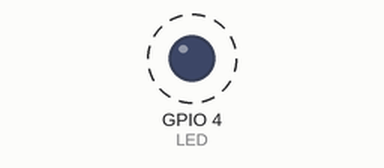
This program was run on a simulated ESP32. Shown: output pins drawn as LEDs (lit = HIGH). Dashed ring = blinking.

Above: at 0.5 s.
Timing chart, 0 to 4.6 s (numbered marks = the images above):
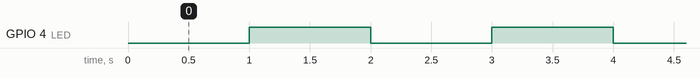

The program:

main.cpp
```cpp
// Week3-Lecture2
// Timer Interrupt (Internal)
// Embedded IoT System Fall-2026

// Name: Tayyaba              Reg#: 1094

#include <Arduino.h>

#define LED 4

hw_timer_t *My_timer = NULL;
//HW_TIMER Yeh ESP32 ka ek khas data type hai,jo hardware timer ki configurations aur uski details ko sambhalta hai.
//My_timer ek pointer hai jo hardware timer ko point karta hai,aur iske zariye hum timer ki settings aur interrupts ko manage karte hain.
void ARDUINO_ISR_ATTR onTimer() {
  digitalWrite(LED, !digitalRead(LED));
}
//Yeh code ESP32 par ek timer interrupt chalata hai jo LED ka status badalta hai.
//Jab bhi timer trigger hota hai, yeh LED ko ON ya OFF (toggle) karta hai.

void setup() {
  pinMode(LED, OUTPUT);
  // Yeh aapke LED pin ko OUTPUT(on/off) mode mein set karta hai

  My_timer = timerBegin(1000000);
  //Yeh timer ko 1 MHz (1,000,000 Hz) ki frequency par shuru (initialize) karta hai.

  timerAttachInterrupt(My_timer, &onTimer);
  //Yeh timer ke sath ek Interrupt Service Routine function jorta hai.
  timerAlarm(My_timer, 1000000, true, 0);
  //Yeh alarm ki timing aur uski setting tay karta hai
}
void loop() {
  // nothing needed, all handled by interrupts
}
```

Measured:
- by itself, GPIO 4 (LED): alternates HIGH for 1.0 s and LOW for 1.0 s
